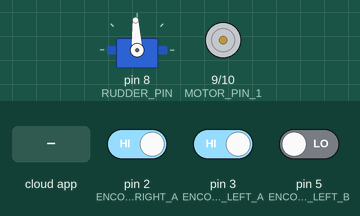
Recording of a sketch running on a simulated Arduino Uno, built with avr-gcc and run on an emulated ATmega328P. Parts: servo, motor-driver pin pairs drawn as motors (green arrow = first pin HIGH = forward, orange = second pin HIGH = backward, longer = more drive). The inputs (shaded band) are chosen by the test bench; at power-on: pin 2 (ENCODER_RIGHT_A) HIGH, pin 3 (ENCODER_LEFT_A) HIGH, pin 5 (ENCODER_LEFT_B) LOW. The ROS host is connected and sends only what is stated.

Above: at 1.2 s.
1.3 s: the phone or cloud app sets linear.x to -100
At 1.9 s:
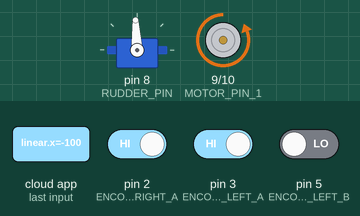
2.8 s: the phone or cloud app sets angular.z to -100
At 4.0 s:
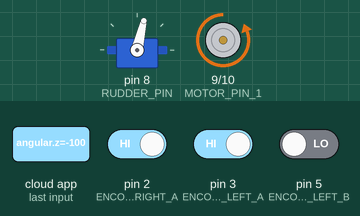
4.3 s: the phone or cloud app sets linear.x to 0
At 5.4 s:
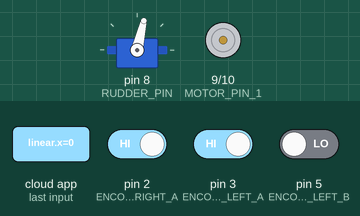
5.8 s: the phone or cloud app sets angular.z to 100
At 6.4 s:
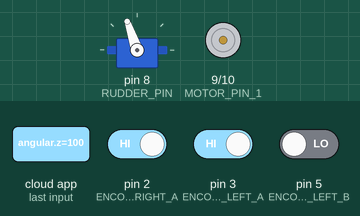
7.3 s: the phone or cloud app sets linear.x to 100
At 8.5 s:
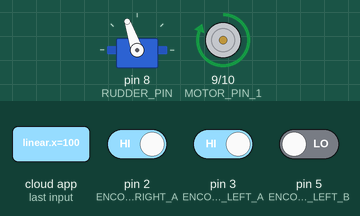
8.8 s: the phone or cloud app sets angular.z to 0
At 9.9 s:
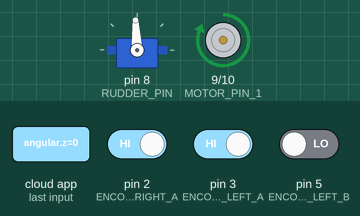
Timing chart, 0 to 11.3 s (numbered marks = the images above; inputs shaded):
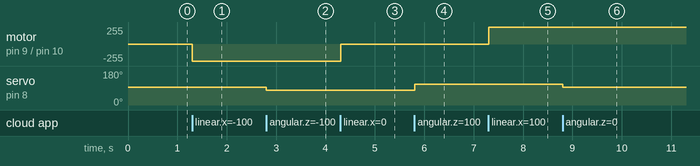

Measured:
- after the input at 1.3 s, motor on pin 9 (MOTOR_PIN_1) / pin 10 (MOTOR_PIN_2): stopped → backward 255/255 at once
- after the input at 2.8 s, servo on pin 8 (RUDDER_PIN): 93° → 77° at once
- after the input at 4.3 s, motor on pin 9 (MOTOR_PIN_1) / pin 10 (MOTOR_PIN_2): backward 255/255 → stopped at once
- after the input at 5.8 s, servo on pin 8 (RUDDER_PIN): 77° → 109° at once
- after the input at 7.3 s, motor on pin 9 (MOTOR_PIN_1) / pin 10 (MOTOR_PIN_2): stopped → forward 255/255 at once
- after the input at 8.8 s, servo on pin 8 (RUDDER_PIN): 109° → 93° at once

The sketch:

driver.ino
```cpp
#include <Servo.h>
#include <ros.h>
#include <geometry_msgs/Twist.h>
#include <sensor_msgs/JointState.h>

#define RATE_MS          20
#define MOTOR_PIN_1      9
#define MOTOR_PIN_2      10
#define RUDDER_PIN       8
#define ENCODER_RIGHT_A  2
#define ENCODER_RIGHT_B  4
#define ENCODER_LEFT_A   3
#define ENCODER_LEFT_B   5
#define NUM_JOINTS       3

bool encodersALast[2] = {LOW, LOW}; //0-LEFT, 1-RIGHT
char *state_names[NUM_JOINTS] = {"left_wheel", "right_wheel", "rudder"};
float state_pos[NUM_JOINTS] = {0, 0, 0};
float state_vel[NUM_JOINTS] = {0, 0, 0};
float state_eff[NUM_JOINTS] = {0, 0, 0};
unsigned long last_ms;

ros::NodeHandle nh;

Servo rudder;
float linear;
float angular;

void drive_cb(const geometry_msgs::Twist& cmd_vel){
  linear = map(cmd_vel.linear.x * 1000, -1000, 1000, -255, 255);
  angular = map(cmd_vel.angular.z * 1000, -3000, 3000, 1000, 2000);
  rudder.write(angular);
  if (linear > 1){
    analogWrite(MOTOR_PIN_1, linear);
    analogWrite(MOTOR_PIN_2, 0);
  }
  else if (linear < -1){
    analogWrite(MOTOR_PIN_2, -linear);
    analogWrite(MOTOR_PIN_1, 0);
  }
  else if (linear == 0){
    analogWrite(MOTOR_PIN_2, 0);
    analogWrite(MOTOR_PIN_1, 0);
    }
  }

sensor_msgs::JointState state_msg;

ros::Publisher state_pub("joint_states", &state_msg);
ros::Subscriber<geometry_msgs::Twist> drive_sub("cmd_vel", drive_cb);

void setup() {
  pinMode(MOTOR_PIN_1, OUTPUT);
  pinMode(MOTOR_PIN_2, OUTPUT);
  pinMode(ENCODER_RIGHT_A, INPUT);
  pinMode(ENCODER_RIGHT_B, INPUT);
  pinMode(ENCODER_LEFT_A, INPUT);
  pinMode(ENCODER_LEFT_B, INPUT);
  rudder.attach(RUDDER_PIN);
  rudder.write(1500);

  //nh.getHardware()->setBaud(500000);
  nh.initNode();
  nh.subscribe(drive_sub);
  nh.advertise(state_pub);

  state_msg.header.frame_id =  "/driver_states";
  state_msg.name_length = NUM_JOINTS;
  state_msg.velocity_length = NUM_JOINTS;
  state_msg.position_length = NUM_JOINTS;
  state_msg.effort_length = NUM_JOINTS;
  state_msg.name = state_names;
  state_msg.position = state_pos;
  state_msg.velocity = state_vel;
  state_msg.effort = state_eff;
  }

void loop(){
  if((millis() - last_ms) >= RATE_MS){
    last_ms = millis();
    state_pos[0] = -encoderCount(ENCODER_LEFT_A, ENCODER_LEFT_B, 0);  //left
    state_pos[1] = encoderCount(ENCODER_RIGHT_A, ENCODER_RIGHT_B, 0); //right
    state_pos[2] = angular;
    state_msg.header.stamp = nh.now();
    state_pub.publish(&state_msg);
  }
  nh.spinOnce();
  delay(5);
}

int encoderCount(int encoderA, int encoderB, int side) {
  int count = 0;
  int n = digitalRead(encoderA);
  if ((encodersALast[side] == LOW) && (n == HIGH)) {
    if (digitalRead(encoderB) == LOW) {
      count--;
    } else {
      count++;
    }
  }
  encodersALast[side] = n;
  return count;
}
```
